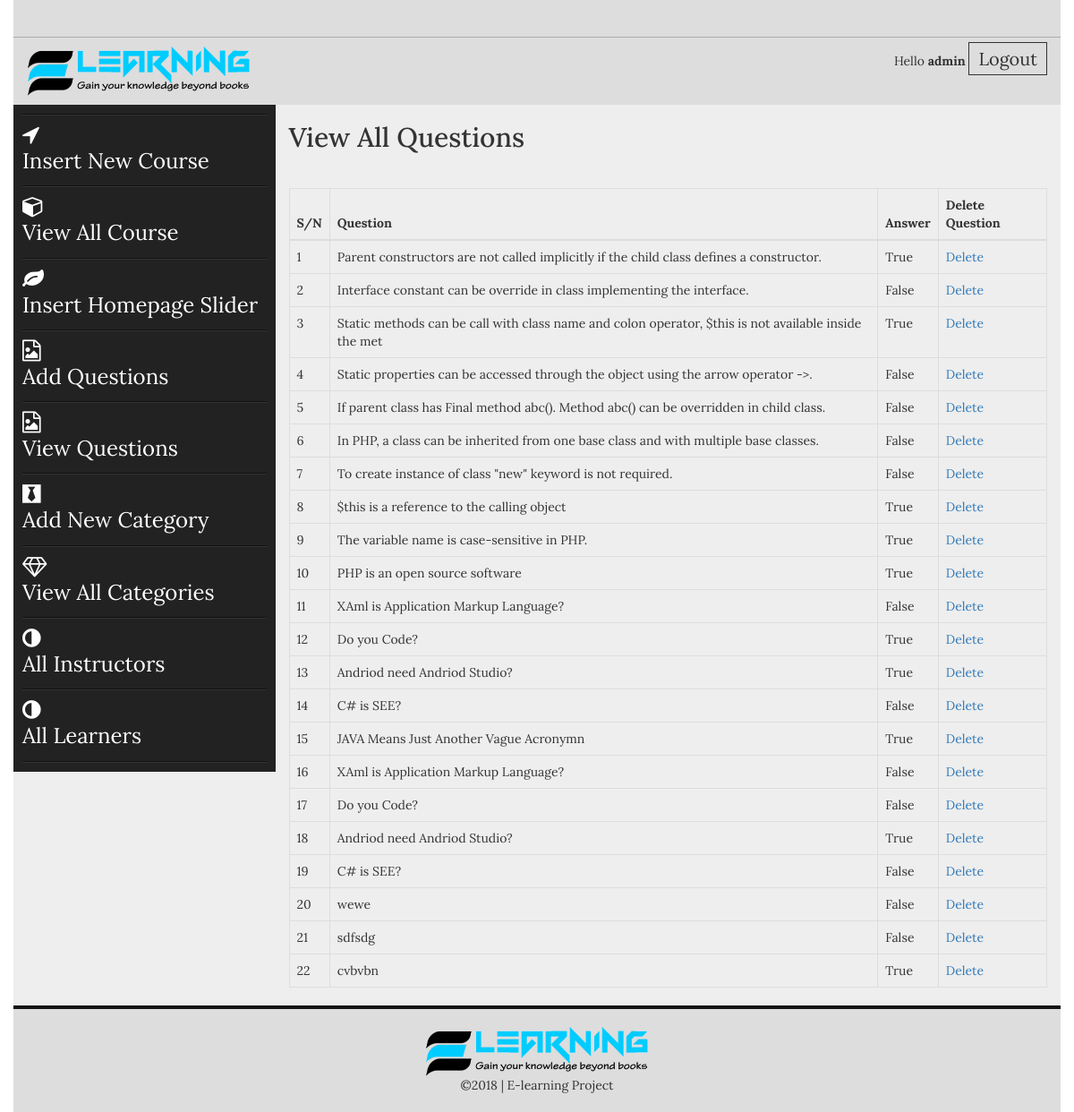
Screenshot of /admin/view_question.php (signed in) with the database file from the repository.
### tables this page shows
CREATE TABLE `truefalse` (
  `questionid` int(11) NOT NULL,
  `question` text NOT NULL,
  `answer` int(1) NOT NULL,
  `post_id` int(11) NOT NULL
);

### admin/view_question.php (the view)
<?php include("includes/header.php");?>
<section class="admin_area">
    <div class="container">
        <div class="row">
            <?php include("includes/admin_menus.php");?>
            <div class="col-md-9 col-sm-9 col-xs-12">
                <div class="add_admin_content">
                   <h2>View All Questions</h2>
                      <table class="table table-bordered">
                        <thead>
                          <tr>
                            <th>S/N</th>
                            <th>Question</th>
                            <th>Answer</th>
                            <th>Delete Question</th>
                          </tr>
                        </thead>
                        <tbody>
                        <?php
                        $cat = "select * from truefalse";
                        $run_cat = mysqli_query($con,$cat);
                         $count = 1;
                        while($cat_row = mysqli_fetch_array($run_cat)):
                        $questionid = $cat_row ['questionid'];
                        $answer = $cat_row ['answer'];
                        $question = substr($cat_row ['question'],0,100);
                        ?>
                          <tr>
                            <td><?php echo $count++;?></td>
                            <td><?php echo $question;?></td>
                            <td><?php
                            if($answer == 1){
                                echo "True";
                            }else{
                                echo "False";
                            }
                            ?></td>
                            <td><a href="delete_question.php?delete_question=<?php echo $questionid;?>">Delete</a></td>
                          </tr>
                        <?php endwhile;?>
                        </tbody>
                      </table>
                </div>
            </div>
        </div>
    </div>
</section>
<?php include("includes/footer.php");?>

### admin/css/style.css (style rules this page uses)
body { font-family: 'Lora', serif; }
h1,h2,h3,h4,h5,h6,p { margin: 0; padding: 0 }
.container { background: #eee }
.admin_area .row { position: relative; }
.add_admin_content h2 { margin-bottom: 40px; margin-top: 20px; }
body, html { height: 100%; }

### rows the page displays
truefalse: question "Parent constructors are not called implicitly if the child class defines a constructor.", answer "True"
truefalse: question "Interface constant can be override in class implementing the interface.", answer "False"
truefalse: question "Static methods can be call with class name and colon operator, $this is not available inside the met", answer "True"
truefalse: question "Static properties can be accessed through the object using the arrow operator ->.", answer "False"
truefalse: question "If parent class has Final method abc(). Method abc() can be overridden in child class.", answer "False"
truefalse: question "In PHP, a class can be inherited from one base class and with multiple base classes.", answer "False"
truefalse: question "To create instance of class \"new\" keyword is not required.", answer "False"
truefalse: question "$this is a reference to the calling object", answer "True"
truefalse: question "The variable name is case-sensitive in PHP.", answer "True"
truefalse: question "PHP is an open source software", answer "True"
truefalse: question "XAml is Application Markup Language?", answer "False"
truefalse: question "Do you Code?", answer "True"
truefalse: question "Andriod need Andriod Studio?", answer "True"
truefalse: question "C# is SEE?", answer "False"
truefalse: question "JAVA Means Just Another Vague Acronymn", answer "True"
truefalse: question "XAml is Application Markup Language?", answer "False"
truefalse: question "Do you Code?", answer "False"
truefalse: question "Andriod need Andriod Studio?", answer "True"
truefalse: question "C# is SEE?", answer "False"
truefalse: question "wewe", answer "False"
truefalse: question "sdfsdg", answer "False"
truefalse: question "cvbvbn", answer "True"

### other values shown
$_SESSION['user_name'] "admin"
